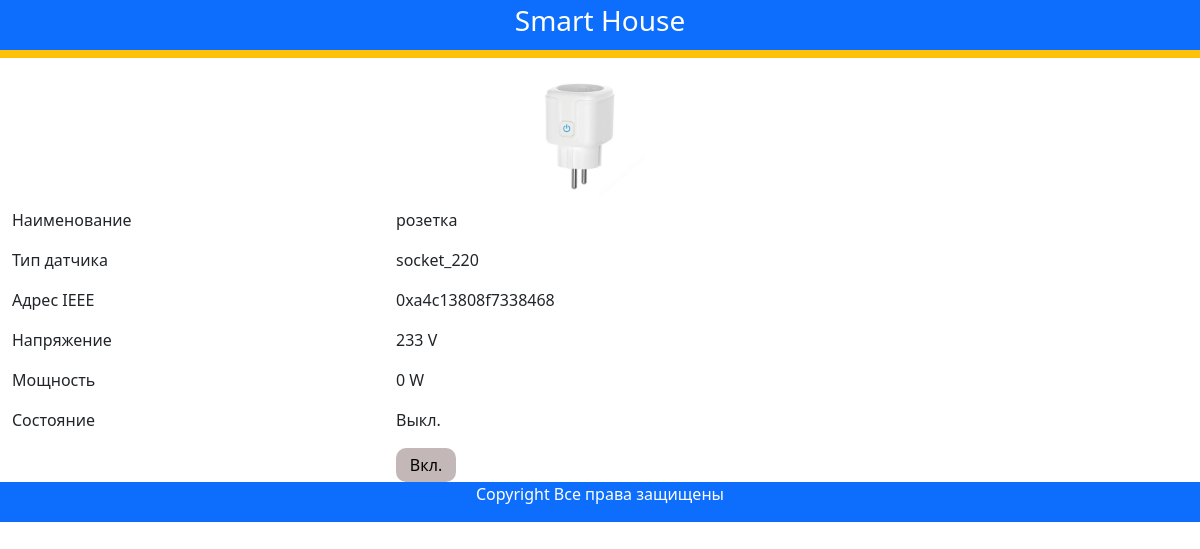
The app's page /devices/1/, older data.
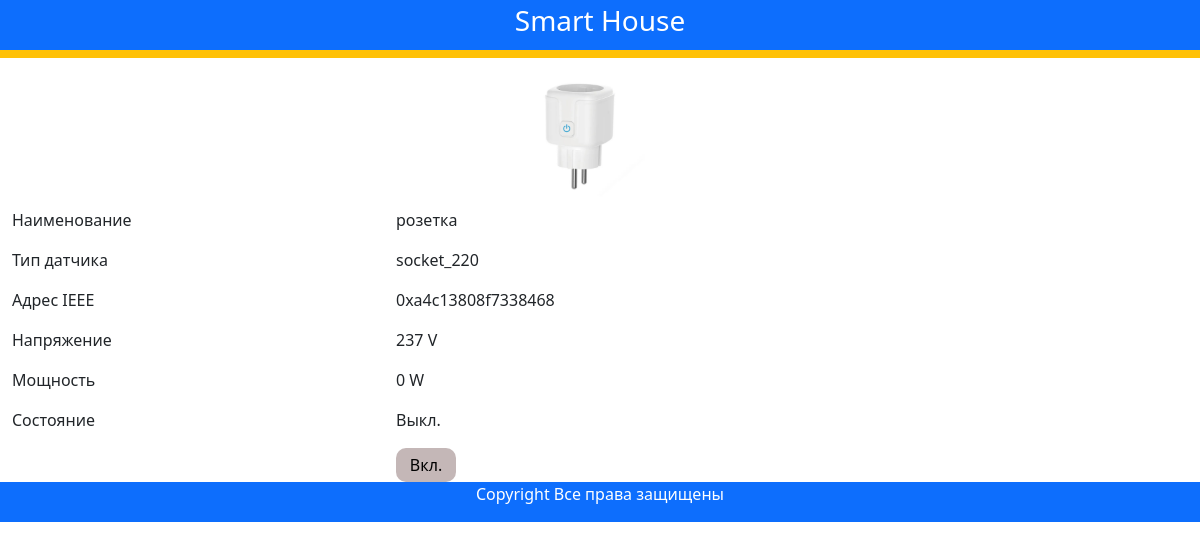
The same page, newer data.
### smart_house/models.py (models this page shows, shortened)
class Device(models.Model):
    class Meta:
        db_table = 'devices'
    name = models.CharField(
        db_column='name',
        max_length=50,
        help_text="Введите название датчика",
        verbose_name="Название датчика"
    )
    address = models.CharField(
        db_column='address',
        max_length=50,
        help_text="Введите ieee адрес датчика",
        verbose_name="ieee адрес датчика"
    )
    json_data = models.JSONField(
        db_column='json_data',
        null=True,
        blank=True
    )
    groups_id = models.ForeignKey(
        to='Group',
        db_column='groups_id',
        on_delete=models.CASCADE,
        help_text="Укажите в какую группу входит устройство",
        verbose_name="В какую группу входит устройство",
        null=True,
        blank=True
    )
    devices_type= models.ForeignKey(
        to='DeviceType',
        db_column='devices_type_id',
        on_delete=models.CASCADE,
        help_text="Укажите тип устройства",
        verbose_name="Тип устройства",
        null=True,
        blank=True
    )

class DeviceType(models.Model):
    class Meta:
        db_table = 'devices_type'
    name = models.CharField(
        db_column='name',
        max_length=50,
        help_text="Введите тип устройства",
        verbose_name="Название типа устройства"
    )
    image = models.ImageField(
        upload_to='images',
        help_text="Введите изображение устройства",
        verbose_name="Изображение устройства"
    )

### smart_house/views.py (the view)
# urls.py: path('devices/<int:pk>/', views.DeviceDetailView.as_view(), name='device'),
class DeviceDetailView(DetailView):
    model = Device
    template_name = 'smart_house/device.html'
    context_object_name = 'device'
    def get_context_data(self, **kwargs):
        context = super().get_context_data(**kwargs)
        self.object.json_data = json.loads(self.object.json_data)
        context['device_type'] = DeviceType.objects.get(id=self.object.devices_type_id)
        return context

### templates/smart_house/device.html (shortened to what this page needs)
{% extends "smart_house/base.html" %}
{% block content %}
  <div class="row text-center text-dark 1h-2">
    <div class="row text-center">
      <div class="col-12 text-center">
        <img src="{{ device.devices_type.image.url }}" alt="connect" style="max-height:150px">
      </div>
    </div>
    {% if device_type.name == 'socket_220' %}
    <div class="row text-center">
      <div class="col-4 text-start">
        <p>Наименование</p>
      </div>
      <div class="col-6 text-start">
        <p>{{ device.name }}</p>
      </div>
    </div>
    <div class="row text-center">
      <div class="col-4 text-start">
        <p>Тип датчика</p>
      </div>
      <div class="col-6 text-start">
        <p> {{ device.devices_type.name }}</p>
      </div>
    </div>
    <div class="row text-center">
      <div class="col-4 text-start">
        <p>Адрес IEEE</p>
      </div>
      <div class="col-6 text-start">
        <p> {{ device.address }}</p>
      </div>
    </div>
    <div class="row text-center">
      <div class="col-4 text-start">
        <p>Напряжение</p>
      </div>
      <div class="col-6 text-start">
        <p> {{ device.json_data.voltage }} V</p>
      </div>
    </div>
       <div class="row text-center">
      <div class="col-4 text-start">
        <p>Мощность</p>
      </div>
      <div class="col-6 text-start">
        <p> {{ device.json_data.power }} W</p>
      </div>
    </div>
    <div class="row text-center">
      <div class="col-4 text-start">
        <p>Состояние</p>
      </div>
      <div class="col-6 text-start">
        <p>
        {% if device.json_data.state == "OFF" %}
          Выкл.
        {% endif %}
        </p>
        <form action= '{% url 'socket_220' %}' method="POST">
          <input class="input_but" type="submit" value={% if device.json_data.state == "OFF" %} "Вкл." {% endif %} "Выкл."/>
      </div>
    </div>
    {% endif %}
  </div>
  {% endblock content %}

Row changes from the older to the newer data that the page shows:
changed Device "розетка": json_data.voltage "233" → "237"
